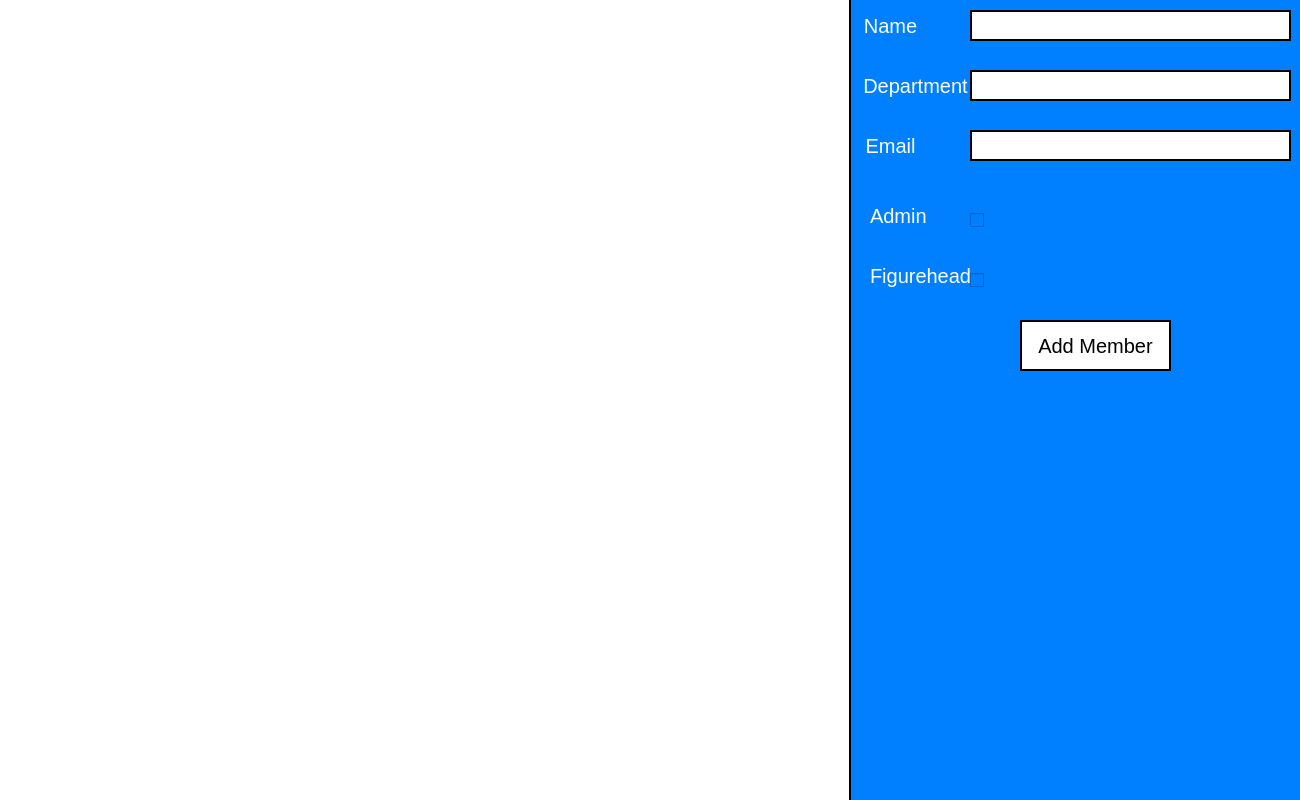
<?xml version="1.0" encoding="UTF-8"?>
<ui version="4.0">
 <class>members_editMembers_window</class>
 <widget class="QMainWindow" name="members_editMembers_window">
  <property name="geometry">
   <rect>
    <x>0</x>
    <y>0</y>
    <width>1300</width>
    <height>800</height>
   </rect>
  </property>
  <property name="minimumSize">
   <size>
    <width>1300</width>
    <height>800</height>
   </size>
  </property>
  <property name="maximumSize">
   <size>
    <width>1300</width>
    <height>800</height>
   </size>
  </property>
  <property name="windowTitle">
   <string>Edit project members</string>
  </property>
  <property name="styleSheet">
   <string notr="true">background-color: rgb(0, 127, 255);
color: white;
font-family: &quot;Calibri Light&quot;;</string>
  </property>
  <widget class="QWidget" name="centralwidget">
   <widget class="QGroupBox" name="groupBox">
    <property name="geometry">
     <rect>
      <x>-10</x>
      <y>-10</y>
      <width>861</width>
      <height>821</height>
     </rect>
    </property>
    <property name="styleSheet">
     <string notr="true">border: 2px solid white;</string>
    </property>
    <property name="title">
     <string/>
    </property>
    <widget class="QTableView" name="members_addMembers_table">
     <property name="geometry">
      <rect>
       <x>0</x>
       <y>-10</y>
       <width>861</width>
       <height>841</height>
      </rect>
     </property>
     <property name="styleSheet">
      <string notr="true">background-color: white;
color: black;
font-size: 20px;
border: 2px solid black;</string>
     </property>
     <property name="editTriggers">
      <set>QAbstractItemView::DoubleClicked</set>
     </property>
     <property name="selectionMode">
      <enum>QAbstractItemView::SingleSelection</enum>
     </property>
    </widget>
   </widget>
   <widget class="QLabel" name="label">
    <property name="geometry">
     <rect>
      <x>860</x>
      <y>10</y>
      <width>61</width>
      <height>31</height>
     </rect>
    </property>
    <property name="styleSheet">
     <string notr="true">color: white;
border: none;
font-size: 20px;</string>
    </property>
    <property name="text">
     <string>Name</string>
    </property>
    <property name="alignment">
     <set>Qt::AlignCenter</set>
    </property>
   </widget>
   <widget class="QLabel" name="label_2">
    <property name="geometry">
     <rect>
      <x>860</x>
      <y>70</y>
      <width>111</width>
      <height>31</height>
     </rect>
    </property>
    <property name="styleSheet">
     <string notr="true">color: white;
border: none;
font-size: 20px;</string>
    </property>
    <property name="text">
     <string>Department</string>
    </property>
    <property name="alignment">
     <set>Qt::AlignCenter</set>
    </property>
   </widget>
   <widget class="QLabel" name="label_3">
    <property name="geometry">
     <rect>
      <x>860</x>
      <y>130</y>
      <width>61</width>
      <height>31</height>
     </rect>
    </property>
    <property name="styleSheet">
     <string notr="true">color: white;
border: none;
font-size: 20px;</string>
    </property>
    <property name="text">
     <string>Email</string>
    </property>
    <property name="alignment">
     <set>Qt::AlignCenter</set>
    </property>
   </widget>
   <widget class="QLineEdit" name="members_addMembers_name_input">
    <property name="geometry">
     <rect>
      <x>970</x>
      <y>10</y>
      <width>321</width>
      <height>31</height>
     </rect>
    </property>
    <property name="styleSheet">
     <string notr="true">background-color: white;
color: black;
border: 2px solid black;
font-size: 20px;</string>
    </property>
   </widget>
   <widget class="QLineEdit" name="members_addMembers_dept_input">
    <property name="geometry">
     <rect>
      <x>970</x>
      <y>70</y>
      <width>321</width>
      <height>31</height>
     </rect>
    </property>
    <property name="styleSheet">
     <string notr="true">background-color: white;
color: black;
border: 2px solid black;
font-size: 20px;</string>
    </property>
   </widget>
   <widget class="QLineEdit" name="members_addMembers_email_input">
    <property name="geometry">
     <rect>
      <x>970</x>
      <y>130</y>
      <width>321</width>
      <height>31</height>
     </rect>
    </property>
    <property name="styleSheet">
     <string notr="true">background-color: white;
color: black;
border: 2px solid black;
font-size: 20px;</string>
    </property>
   </widget>
   <widget class="QPushButton" name="pushButton">
    <property name="geometry">
     <rect>
      <x>1020</x>
      <y>320</y>
      <width>151</width>
      <height>51</height>
     </rect>
    </property>
    <property name="styleSheet">
     <string notr="true">background-color: white;
color: black;
font-size: 20px;
border: 2px solid black;</string>
    </property>
    <property name="text">
     <string>Add Member</string>
    </property>
   </widget>
   <widget class="QLabel" name="label_4">
    <property name="geometry">
     <rect>
      <x>870</x>
      <y>200</y>
      <width>111</width>
      <height>31</height>
     </rect>
    </property>
    <property name="styleSheet">
     <string notr="true">color: white;
border: none;
font-size: 20px;</string>
    </property>
    <property name="text">
     <string>Admin</string>
    </property>
    <property name="alignment">
     <set>Qt::AlignLeading|Qt::AlignLeft|Qt::AlignVCenter</set>
    </property>
   </widget>
   <widget class="QLabel" name="label_5">
    <property name="geometry">
     <rect>
      <x>870</x>
      <y>260</y>
      <width>101</width>
      <height>31</height>
     </rect>
    </property>
    <property name="styleSheet">
     <string notr="true">color: white;
border: none;
font-size: 20px;</string>
    </property>
    <property name="text">
     <string>Figurehead</string>
    </property>
    <property name="alignment">
     <set>Qt::AlignLeading|Qt::AlignLeft|Qt::AlignVCenter</set>
    </property>
   </widget>
   <widget class="QCheckBox" name="isAdmin_check">
    <property name="geometry">
     <rect>
      <x>970</x>
      <y>210</y>
      <width>21</width>
      <height>20</height>
     </rect>
    </property>
    <property name="text">
     <string/>
    </property>
   </widget>
   <widget class="QCheckBox" name="isFigurehead_check">
    <property name="geometry">
     <rect>
      <x>970</x>
      <y>270</y>
      <width>21</width>
      <height>20</height>
     </rect>
    </property>
    <property name="text">
     <string/>
    </property>
   </widget>
  </widget>
 </widget>
 <resources/>
 <connections/>
</ui>
